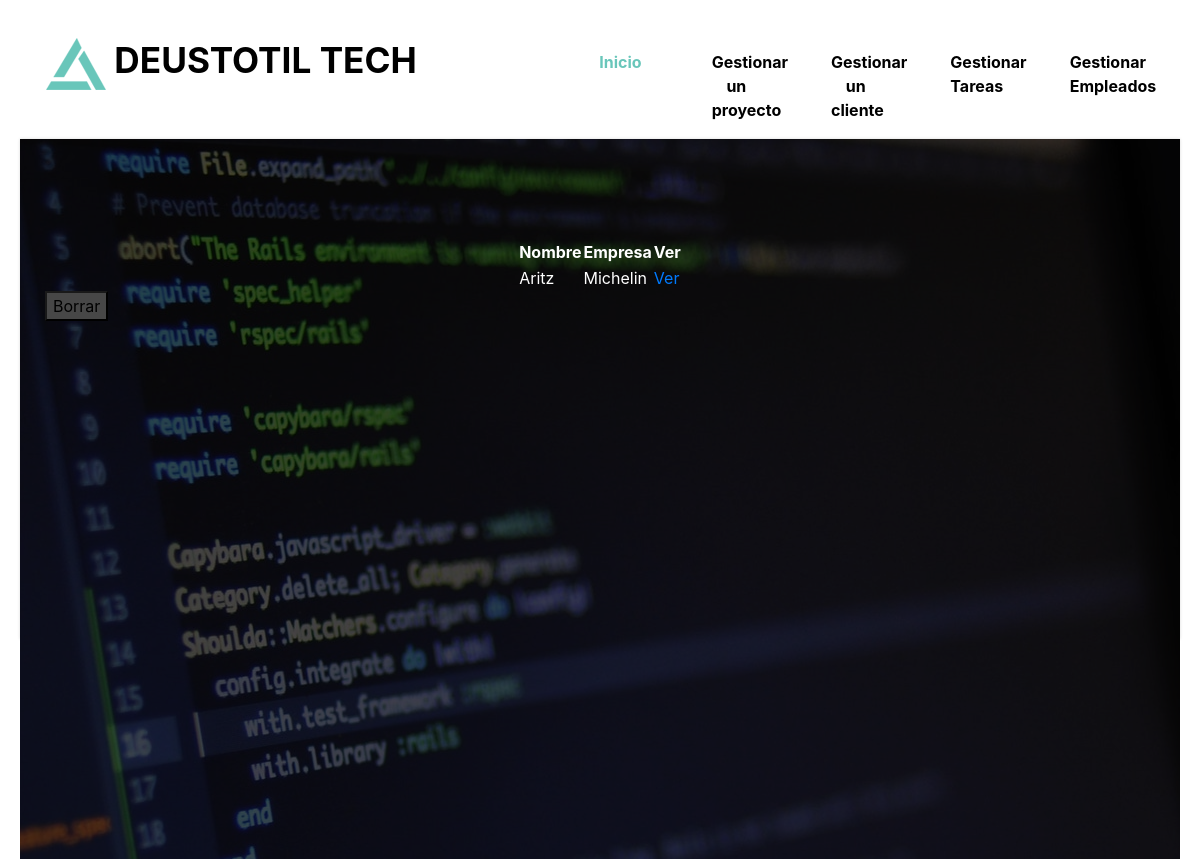
The page /myApp/clientes/ on the database as committed earlier.
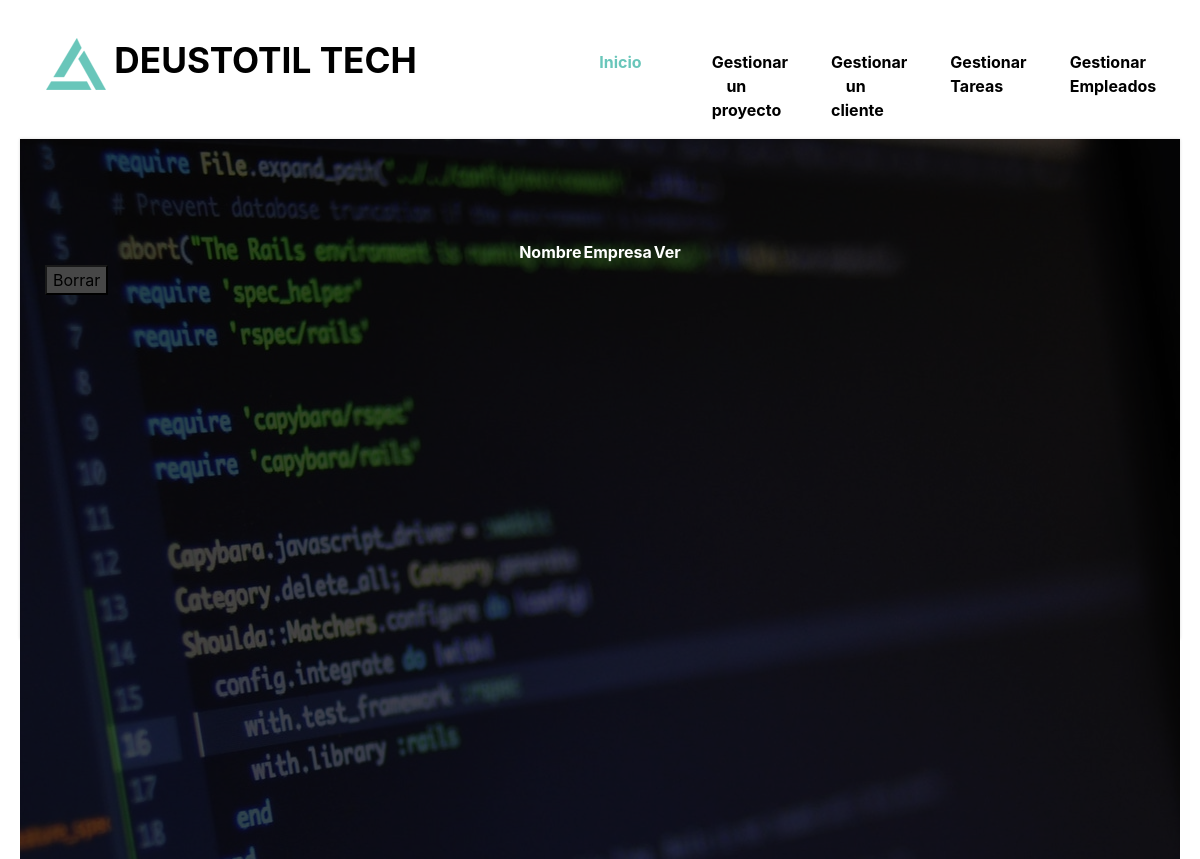
The same page on the database as committed later.
### myApp/models.py (models this page shows, shortened)
class Cliente(models.Model):
    nombre = models.CharField(max_length=100)
    empresa = models.CharField(max_length=100)
    telefono = models.IntegerField()
    email = models.EmailField(max_length=100)
    datos_adicionales = models.CharField(max_length=1000, blank=True)

### myApp/views.py (the view)
# urls.py: path('clientes/', views.ClientesListView.as_view(), name='clientesListView'),
class ClientesListView(ListView):
    model = Cliente
    template_name = "clientesListView.html"
    queryset = Cliente.objects.order_by('nombre')
    def get_context_data(self, **kwargs):
        context = super(ClientesListView, self).get_context_data(**kwargs)
        return context

### myApp/templates/clientesListView.html (shortened to what the changed rows need)
{% load static %}
<!DOCTYPE html>
<html lang="en">
<head>
    <link rel="stylesheet" href="{% static 'css/bootstrap.min.css' %}">
    <link rel="stylesheet" href="{% static 'font-awesome-4.7.0/css/font-awesome.min.css' %}">
    <link rel="stylesheet" type="{% static 'css' %}" href="{% static 'css/datepicker.css' %}">
    <link rel="stylesheet" type="{% static 'css' %}" href="{% static 'slick/slick.css' %}"/>
    <link rel="stylesheet" type="{% static 'css' %}" href="{% static 'slick/slick-theme.css' %}"/>
    <link rel="stylesheet" href="{% static 'css/templatemo-style.css' %}">
      </head>
<body>
        <div class="tm-main-content" id="top">
        <div class="tm-page-wrap mx-auto" style="max-height:500px ">
            <section class="tm-banner">
                <div class="tm-container-outer tm-banner-bg">
                    <div class="container">
                        <div class="row tm-banner-row" id="tm-section-search">
                            <table class="tm-d-table">
                                <thead>
                                    <tr>
                                        <th class="titulo-tabla">Nombre</th>
                                        <th class="titulo-tabla">Empresa</th>
                                        <th class="titulo-tabla">Ver</th>
                                    </tr>
                                </thead>
                                <tbody>
                                    {% for cliente in cliente_list %}
                                    <tr>
                                        <td class="tabla">{{ cliente.nombre }}</td>
                                        <td class="tabla">{{ cliente.empresa }}</td>
                                        <td class="tabla"><a href="{% url 'clientesDetailView' cliente.id %}">Ver</a> </td>
                                    </tr>
                                    {% endfor %}
                                </tbody>
                            </table>
                        </div>
                    </div>
                </div>
            </section>
        </div>
</div>
</body>
</html>

Rows that differ between the two databases and show on the page:
removed Cliente: nombre "Aritz", empresa "Michelin"
